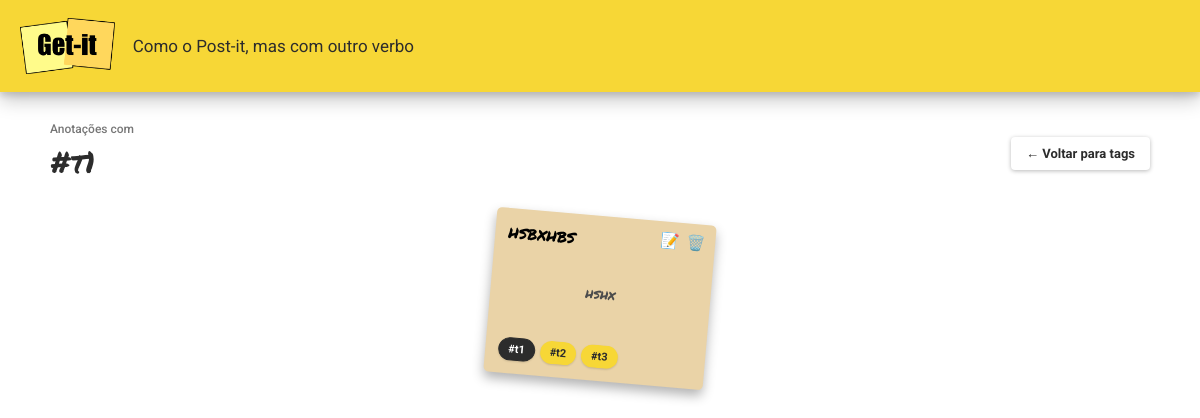
Screenshot of /tags/14/ with the database file from the repository.
### notes/models.py (models this page shows, shortened)
class Tag(models.Model):
    name = models.CharField(max_length=200, unique=True)

class Note(models.Model):
    title = models.CharField(max_length=200)
    content = models.TextField()
    tags = models.ManyToManyField(
        Tag,
        blank=True,
        related_name='notes'
    )

### notes/views.py (the view)
# urls.py: path('tags/<int:tag_id>/', views.tag, name='tag'),
def tag(request, tag_id):
    tag = Tag.objects.get(id=tag_id)
    notes = Note.objects.filter(tags=tag)
    return render(
        request,
        'notes/tag.html',
        {
            'tag': tag,
            'notes': notes,
        }
    )

### notes/templates/notes/tag.html
{% extends "notes/base.html" %}
{% load static %}
{% block content %}
<header class="appbar">
  <img
    class="logo"
    src="{% static 'notes/img/logo-getit.png' %}"
    alt="Get-it"
  />
  <p class="subtitle">
    Como o Post-it, mas com outro verbo
  </p>
</header>
<main class="tag-detail-page">
  <div class="tag-detail-header">
    <div>
      <p class="tag-detail-label">
        Anotações com
      </p>
      <h1 class="tag-page-title">
        #{{ tag.name }}
      </h1>
    </div>
    <a
      class="secondary-button"
      href="{% url 'tags' %}"
    >
      ← Voltar para tags
    </a>
  </div>
  <div class="card-container tag-card-container">
    {% for note in notes %}
      <article class="card">
        <p class="card-title">
          {{ note.title }}
        </p>
        <div class="card-content">
          {{ note.content }}
        </div>
        <div class="card-tags">
          {% for note_tag in note.tags.all %}
            <a
              class="card-tag{% if note_tag.id == tag.id %} card-tag-active{% endif %}"
              href="{% url 'tag' note_tag.id %}"
            >
              #{{ note_tag.name }}
            </a>
          {% endfor %}
        </div>
        <a
          class="update-button"
          href="{% url 'update' note.id %}"
          title="Editar"
        >
          📝
        </a>
        <a
          class="delete-button"
          href="{% url 'delete' note.id %}"
          title="Excluir"
        >
          🗑️
        </a>
      </article>
    {% empty %}
      <p class="empty-message">
        Nenhuma anotação possui esta tag.
      </p>
    {% endfor %}
  </div>
</main>
{% endblock %}

### notes/static/notes/css/getit.css (style rules this page uses)
html, body { min-height: 100%; }
body { margin: 0; background-color: #ffffff; color: #2c2c2c; font-family: "Roboto", sans-serif; }
.appbar { display: flex; align-items: center; gap: 18px; min-height: 64px; padding: 14px 20px; background-color: #f7d736; box-shadow: 0 8px 18px rgba(0, 0, 0, 0.22), 0 4px 6px rgba(0, 0, 0, 0.12); }
.logo { height: 56px; width: auto; }
.subtitle { margin: 0; color: #2c2c2c; font-size: 17px; }
.card-container { display: flex; flex-wrap: wrap; justify-content: center; gap: 34px; box-sizing: border-box; width: 100%; max-width: 1250px; margin: 0 auto; padding: 12px 32px 50px; }
.card { position: relative; display: flex; flex-direction: column; box-sizing: border-box; width: 220px; min-height: 165px; padding: 13px; border-radius: 5px; box-shadow: 0 6px 12px rgba(0, 0, 0, 0.30); }
.card-title { margin: 0; padding-right: 58px; color: #000000; font-family: "Permanent Marker", cursive; font-size: 18px; line-height: 1.2; overflow-wrap: anywhere; }
.card-content { flex: 1; display: flex; align-items: center; justify-content: center; min-height: 60px; padding: 10px 2px; color: #4c4c4c; font-family: "Permanent Marker", cursive; font-size: 14px; line-height: 1.35; text-align: center; overflow-wrap: anywhere; }
.update-button, .delete-button { position: absolute; top: 10px; font-size: 15px; text-decoration: none; }
.update-button { right: 36px; }
.delete-button { right: 10px; }
.card-tags { display: flex; flex-wrap: wrap; align-items: center; gap: 5px; margin-top: 8px; }
.card-tag { display: inline-block; max-width: 100%; box-sizing: border-box; padding: 4px 9px; background-color: #f7d736; color: #2c2c2c; border: 1px solid transparent; border-radius: 14px; box-shadow: 0 1px 2px rgba(0, 0, 0, 0.14); font-family: "Roboto", sans-serif; font-size: 11px; font-weight: 700; text-decoration: none; overflow: hidden; text-overflow: ellipsis; white-space: nowrap; transition: background-color 0.15s ease, transform 0.15s ease; }
.card-tag-active { background-color: #2c2c2c; color: #ffffff; border-color: #2c2c2c; }
.card-color-1 { background-color: #ead3a7; }
.card-rotation-11 { transform: rotate(5deg); }
.secondary-button { display: inline-block; padding: 9px 15px; background-color: #ffffff; color: #2c2c2c; border-radius: 4px; box-shadow: 0 1px 4px rgba(0, 0, 0, 0.28); font-size: 13px; font-weight: 700; text-decoration: none; transition: background-color 0.15s ease, transform 0.15s ease; }
.tag-detail-page { box-sizing: border-box; width: min(1100px, calc(100% - 64px)); margin: 30px auto; }
.tag-detail-header { display: flex; align-items: center; justify-content: space-between; gap: 20px; margin-bottom: 20px; }
.tag-detail-label { margin: 0 0 4px; color: #777777; font-size: 12px; font-weight: 500; }
.tag-page-title { margin: 0; color: #2c2c2c; font-family: "Permanent Marker", cursive; font-size: 30px; font-weight: 400; }
.tag-card-container { max-width: 100%; padding-top: 12px; }

### rows the page displays
Tag: name "t1"
Note: title "hsbxhbs", content "hshx"
Tag: name "t2"
Tag: name "t3"
